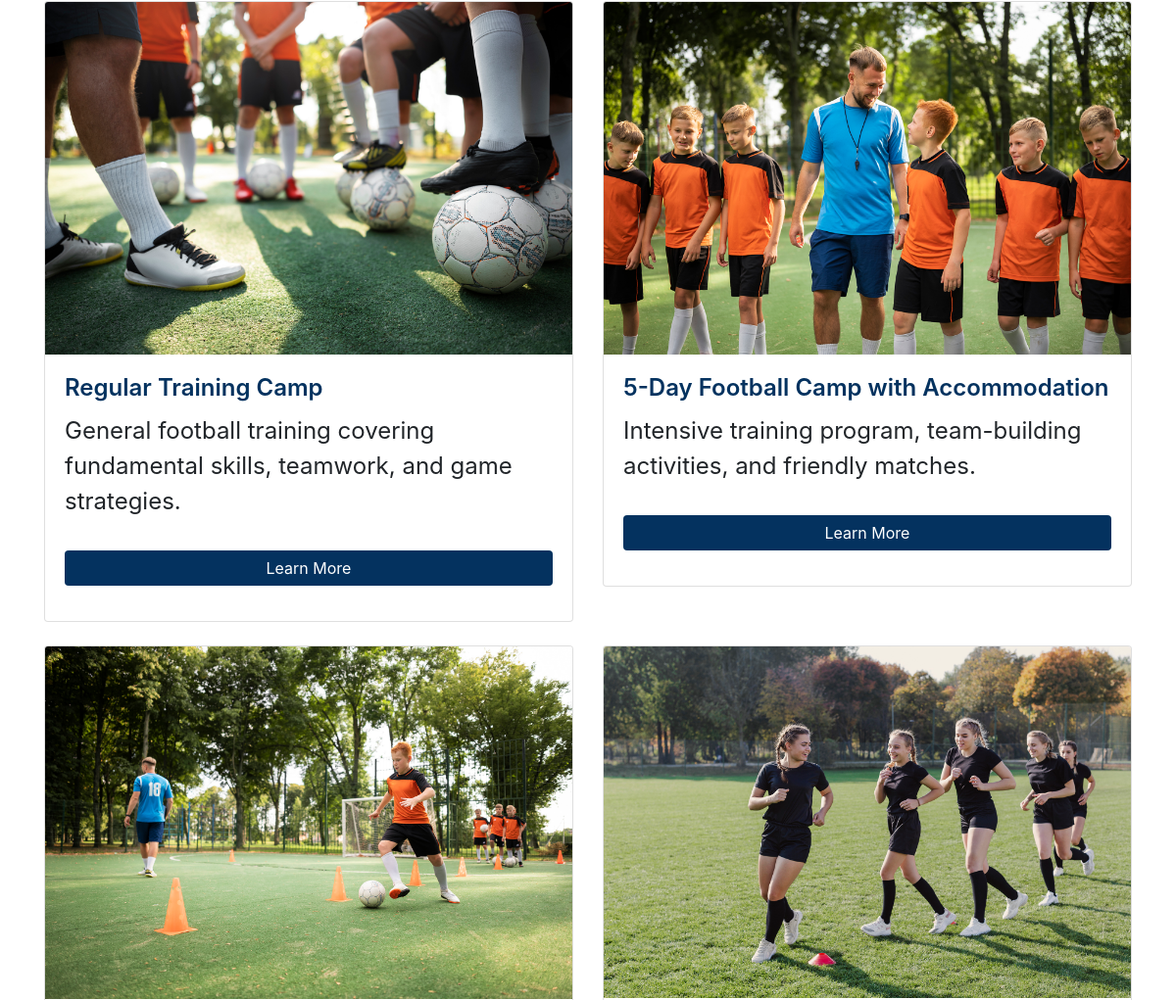
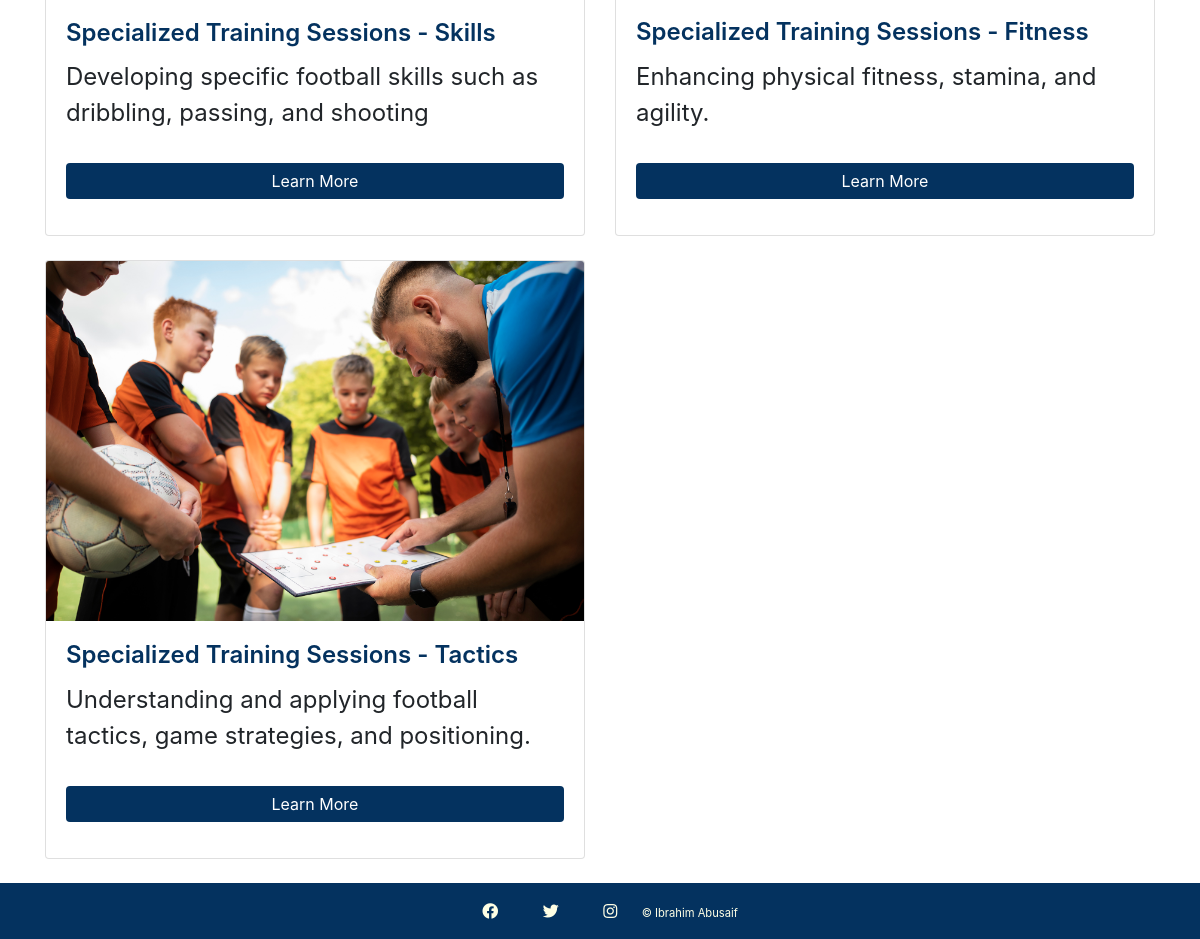
/ (lower part), run on an earlier commit of the app's database (2 pictures, top to bottom).
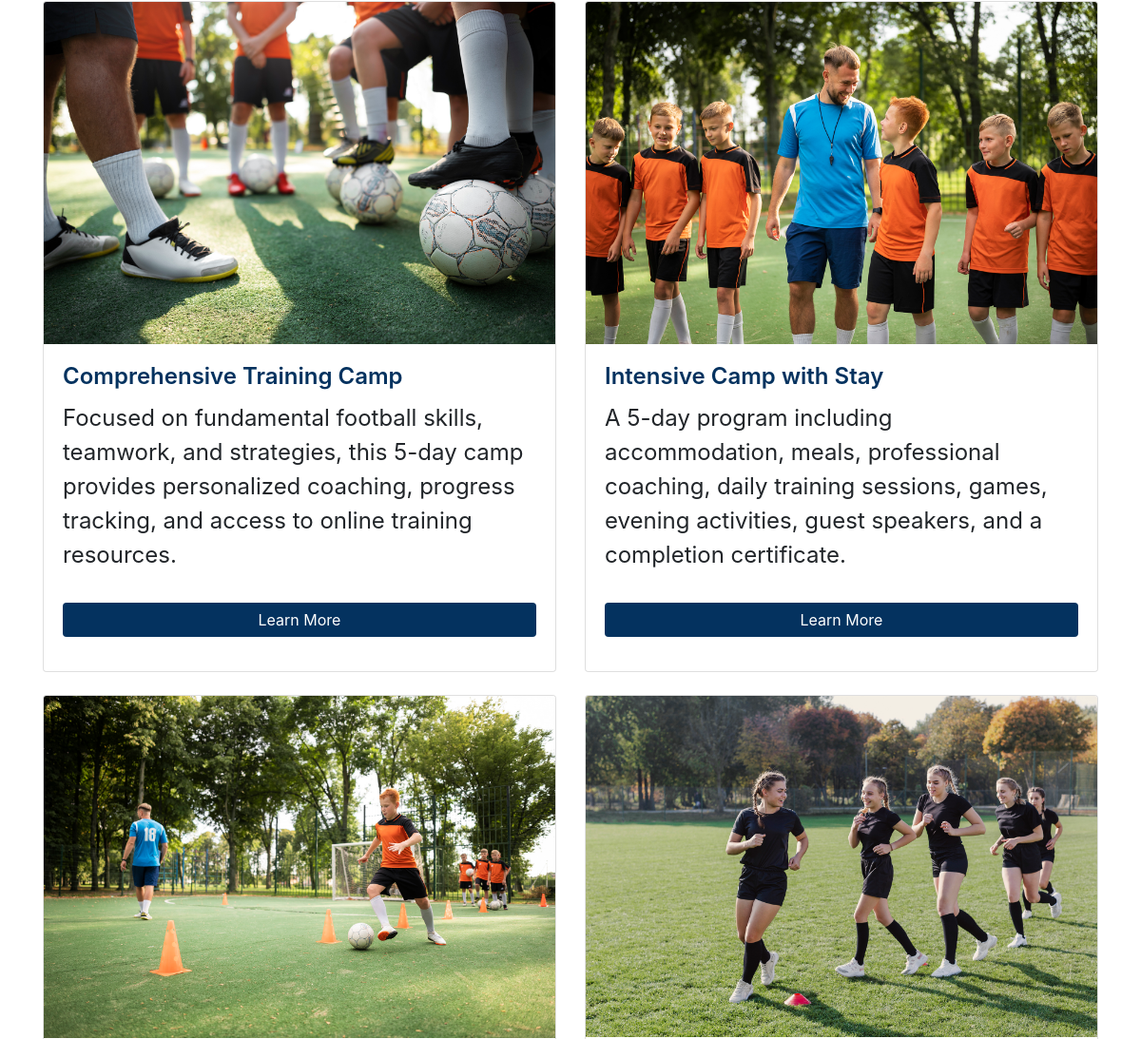
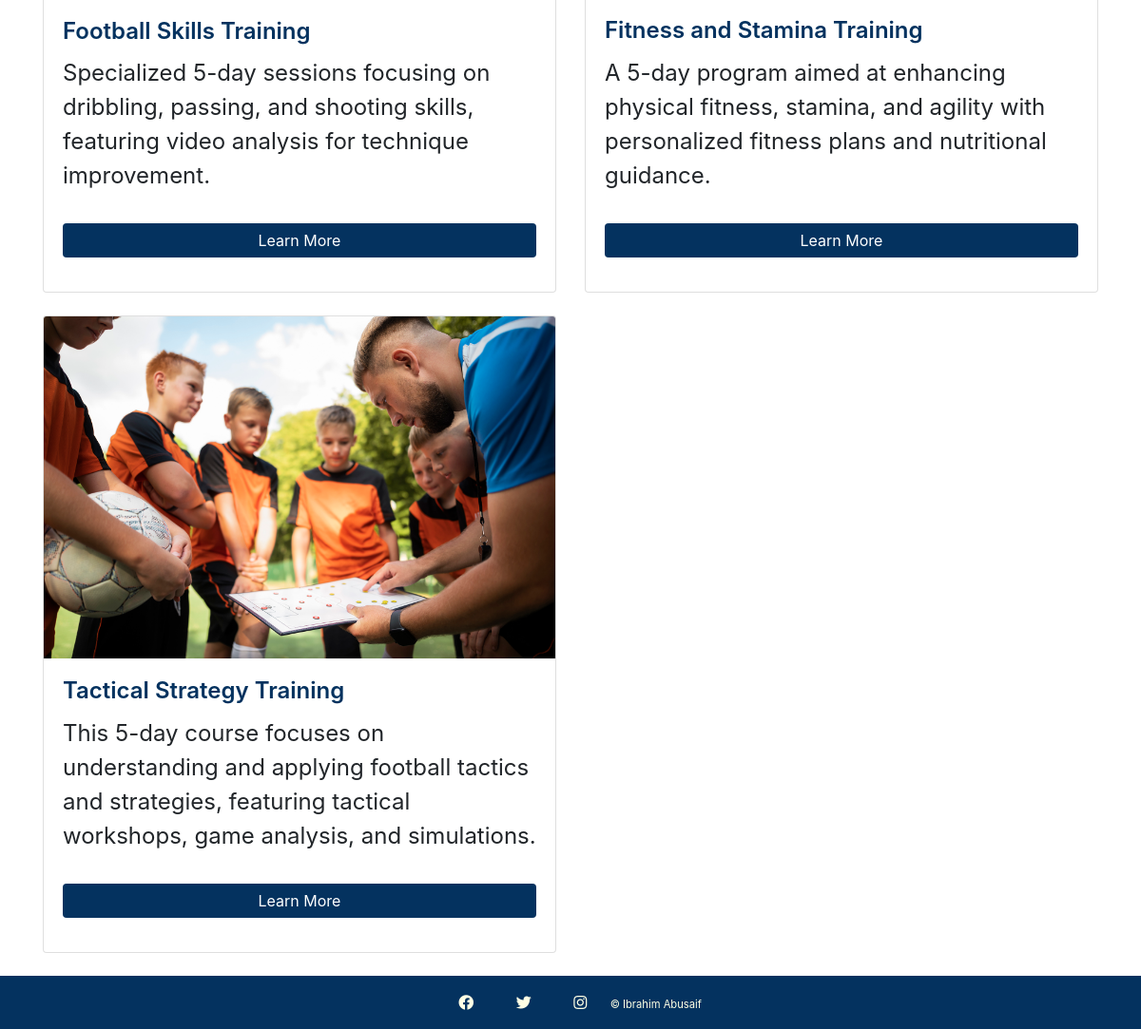
And on a later commit of the database (2 pictures, top to bottom).
### football_camp/models.py (models this page shows, shortened)
class Service(models.Model):
    TRAININGS = (("skills", "Skills"), ("fitness", "Fitness"), ("tactics", "Tactics"), ("all", "All"))
    title = models.CharField(max_length=100, null=False, blank=False, verbose_name="Service Title")
    focus = models.CharField(max_length=200, verbose_name="Service Focus")
    duration = models.CharField(max_length=100, verbose_name="Service Duration")
    features = models.TextField(verbose_name="Service Features")
    training = models.CharField(max_length=10, choices=TRAININGS, null=True, blank=True, verbose_name="Training Type")
    image = models.ImageField(upload_to='services/', blank=True, null=True, verbose_name="Service Image")
    class Meta:
        verbose_name = "Service"
        verbose_name_plural = "Services"

### football_camp/views.py (the view)
# urls.py: path('', views.home, name='home'),
def home(request):
    services = Service.objects.all()
    return render(request, 'football_camp/home.html', {'services': services})

### football_camp/templates/football_camp/home.html (shortened to what this page needs)
{% extends 'football_camp/base.html' %}
{% load static %}
{% block content %}
<div class="container">
    <div class="row row-table">
        {% for service in services %}
        <div class="col-sm-12 col-lg-6">
            <div class="card mb-4">
                {% if service.image %}
                <img class="card-img-top" src="{{ service.image.url }}" alt="{{ service.title }}">
                {% endif %}
                <div class="card-body">
                    <h4 class="card-title">{{ service.title }}</h4>
                    <p class="card-text">{{ service.focus }}</p>
                    <a href="{% url 'service_page' service.id %}" class="btn btn-primary">Learn More</a>
                </div>
            </div>
        </div>
        {% endfor %}
    </div>
</div>
{% endblock %}

### football_camp/templates/football_camp/base.html (shortened to what this page needs)
<!DOCTYPE html>
<html lang="en">
<head>
    {% load static %}
    <link rel="stylesheet" href="{% static 'css/style.css' %}">
    <link rel="stylesheet" href="https://maxcdn.bootstrapcdn.com/bootstrap/4.5.2/css/bootstrap.min.css">
    <link rel="stylesheet" href="https://cdnjs.cloudflare.com/ajax/libs/font-awesome/5.15.3/css/all.min.css">
</head>
<body>
    <div class="wrapper">
        <main class="flex-shrink-0">
            {% block content %}{% endblock %}
        </main>
        <footer class="text-center mt-auto footer">
            <a href="https://facebook.com" target="_blank" class="fab fa-facebook"></a>
            <a href="https://twitter.com" target="_blank" class="fab fa-twitter"></a>
            <a href="https://instagram.com" target="_blank" class="fab fa-instagram"></a>
            <a href="https://github.com/ibra8080" target="_blank" class="copy-right">© Ibrahim Abusaif</a>
        </footer>
    </div>
</body>
</html>

### football_camp/static/css/style.css (style rules this page uses)
html, body { margin: 0; height: 100%; }
p { font-size: 1.5rem; }
.wrapper { display: flex; min-height: 100vh; flex-direction: column; justify-content: space-between; }
.flex-shrink-0 { padding-top: 75px; }
main { flex: 1; }
.card-title { color: #04325F; font-weight: 600; }
.card-body { padding: 2rem; }
.btn-primary { background-color: #04325F !important; border: none !important; color: #FFFFFF; padding: 0.75rem; font-size: 1rem; width: 100%; border-radius: 0; }
.text-center a { color: #04325F; text-decoration: underline; }
.btn-primary { width: 100%; margin-top: 1rem; }
.btn-primary { width: 100%; margin-top: 1rem; margin-bottom: 1rem; }
.text-center { text-align: center; }
.container { margin-top: 2rem; width: 100%; }
footer { background-color: #04325F; color: #FFFFE5; text-align: center; padding: 1rem 0; }
footer .fab { color: #ffffe5; margin: 0px 20px 0px 20px; }
.footer a { color: inherit; transition: color 0.3s ease; text-decoration: none; }
.copy-right { font-size: 0.7rem; }

What changed in the data, as far as the page shows it:
changed Service: title "Regular Training Camp" → "Comprehensive Training Camp"; focus "General football training covering fundamental skills, teamwork, and game strategies." → "Focused on fundamental football skills, teamwork, and strategies, this 5-day camp provides personalized coaching, progress tracking, and access to online training resources."
changed Service: title "5-Day Football Camp with Accommodation" → "Intensive Camp with Stay"; focus "Intensive training program, team-building activities, and friendly matches." → "A 5-day program including accommodation, meals, professional coaching, daily training sessions, games, evening activities, guest speakers, and a completion certificate."
changed Service: title "Specialized Training Sessions - Skills" → "Football Skills Training"; focus "Developing specific football skills such as dribbling, passing, and shooting" → "Specialized 5-day sessions focusing on dribbling, passing, and shooting skills, featuring video analysis for technique improvement."
changed Service: title "Specialized Training Sessions - Fitness" → "Fitness and Stamina Training"; focus "Enhancing physical fitness, stamina, and agility." → "A 5-day program aimed at enhancing physical fitness, stamina, and agility with personalized fitness plans and nutritional guidance."
changed Service: title "Specialized Training Sessions - Tactics" → "Tactical Strategy Training"; focus "Understanding and applying football tactics, game strategies, and positioning." → "This 5-day course focuses on understanding and applying football tactics and strategies, featuring tactical workshops, game analysis, and simulations."
